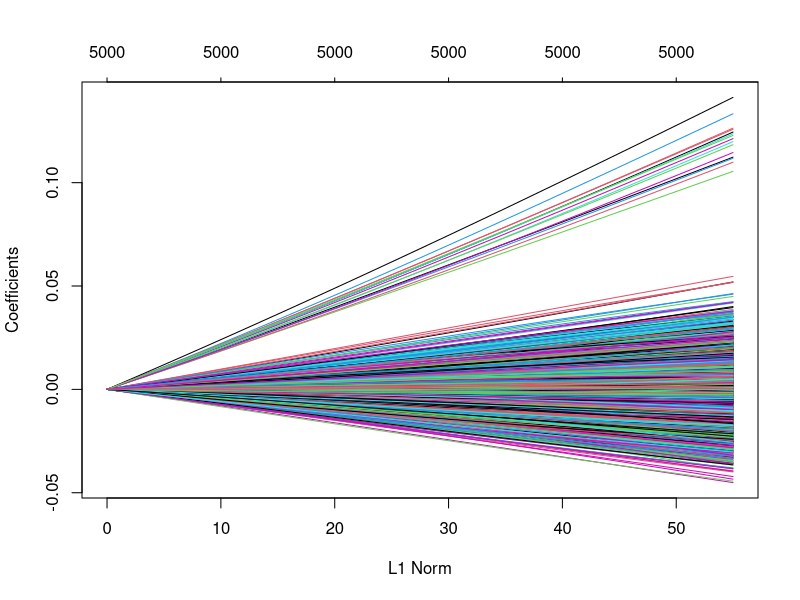

The R source for this figure: (Note: this script raises an error after producing the figure.)
## ---- chunk 1
library(glmnet)
library(mvtnorm)

set.seed(10)
## ---- chunk 2
HouseholderQR <- function(X) {
  m <- nrow(X)
  n <- ncol(X)

  if (m > n) {
    l <- n
  } else {
    l <- m
  }

  Q <- diag(m)
  R <- X

  for(i in 1:(l)) {
    v <- R[i:m, i]
    e <- rep(0, length(v))
    e[1] <- norm(v, "2") * sign(v[1])
    v <- v + e
    v <- v / norm(v, "2")
    H <- diag(m)
    H[i:m, i:m] <- H[i:m, i:m] - 2*outer(v, v)
    R <- H %*% R
    Q <- Q %*% H
  }

  return(list(Q=Q,R=R))
}

GramSchmidtQR <- function(A) {
  m <- dim(A)[1]
  n <- dim(A)[2]

  Q <- matrix(0, nrow=m, ncol=n)
  R <- matrix(0, nrow=n, ncol=n)

  for (j in 1:n) {
    v <- A[,j]
    for (i in 1:j) {
      R[i,j] <- Q[,i] %*% A[,j]
      v <- v - R[i,j] * Q[,i]
    }
    R[j,j] <- norm(v, type="2")
    Q[,j] <- v / R[j,j]
  }

  return(list(Q=Q, R=R))
}
## ---- chunk 3
n <- 10
p <- 8
A <- round(matrix(rnorm(n*p, 1, 5), nrow=n, ncol=p))
A
## ---- chunk 4
res <- HouseholderQR(A)
Q <- res$Q
R <- res$R
## ---- chunk 5
round(Q, 4) # round to make 0's more obvious
round(R, 4) # round to make 0's more obvious

all.equal(Q %*% t(Q), diag(dim(Q)[1])) # check that Q is orthogonal
all.equal(Q %*% R, A) # check that the QR evaluates to A
## ---- chunk 6
PCAfromQR <- function(A, QR, reps=100) {
  m <- dim(A)[1]
  n <- dim(A)[2]

  # Center the data and compute the covariance matrix
  A <- apply(A, 1, function(x) {x - colMeans(A)})
  A <- t(A)
  X <- cov(A)

  V <- diag(1, dim(X)[1]);
  L <- X

  for(i in 1:reps) {
    res <- QR(L)
    Q <- res$Q
    R <- res$R
    V <- V %*% Q
    L <- R %*% Q
  }

  return(list(V=V, L=L))
}
## ---- chunk 7
res <- PCAfromQR(A, HouseholderQR, reps=500)
V <- res$V
L <- res$L

# Compare values with the built-in `prcomp` function:
res <- prcomp(A)

# Note that A is not full rank, so the last (m-n) eigenvalues and eigenvectors
# are nonsense. 
diag(L)
all.equal.numeric(diag(L), res$sdev^2)

V
V_adj <- V %*% diag(round(res$rotation/V)[1,]) # adjust signs on eigenvectors
all.equal(matrix(res$rotation, ncol=ncol(res$rotation)), V_adj)
## ---- chunk 8
SVDfromQR <- function(X, QR, reps=100) {
  nc <- ncol(X)
  nr <- nrow(X)

  L1 <- X %*% t(X)
  U <- diag(1, dim(L1)[1]);
  for(i in 1:reps) {
    res <- QR(L1)
    Q <- res$Q
    U <- U %*% Q
    L1 <- res$R %*% Q
  }

  L2 <- t(X) %*% X
  V <- diag(1, dim(L2)[1]);
  for(i in 1:reps) {
    res <- QR(L2)
    Q <- res$Q
    V <- V %*% Q
    L2 <- res$R %*% Q
  }

  # Pad the sigma matrix or subset it based on the dimensions of the input
  # matrix.
  if (nc > nr) {
    Z <- matrix(0, nrow=nc, ncol=nr-nc)
    S <- cbind(diag(sqrt(diag(L2))), Z)
  } else if (nc < nr) {
    Z <- matrix(0, nrow=nr-nc, ncol=nc)
    S <- diag(sqrt(diag(L1)[1:nc]))
    S <- rbind(S, Z)
  }

  adjust <- round((A %*% V) / (U %*% S))[1,]
  V <- V %*% diag(adjust)

  return(list(U=U, S=S, V=V))
}
## ---- chunk 9
m <- nrow(A)
n <- ncol(A)

res <- SVDfromQR(A, HouseholderQR, 500)
S <- res$S
V <- res$V
U <- res$U

# Compare the matrices with the built-in `svd` function:
A.svd <- svd(A)

U[,1:n] # subset U because the `svd` function doesn't return a square U
U_adj <- U[,1:n] %*% diag(round(A.svd$u/U[,1:n])[1,]) # adjust signs on eigenvectors
all.equal.numeric(A.svd$u, U_adj)

V
V_adj <- V %*% diag(round(A.svd$v/V)[1,]) # adjust signs on eigenvectors
all.equal.numeric(A.svd$v, V_adj)

A.svd$d
diag(S)

# Check the U S V^T returns A
all.equal.numeric(U %*% S %*% t(V), A)
## ---- chunk 10
n <- 20
p <- 16
A <- matrix(rnorm(n*p), nrow=n, ncol=p)

pca <- prcomp(A)
## ---- chunk 11
n <- ncol(A) # columns are individuals
m <- nrow(A) # rows are features

A_center <- t(apply(A, 1, function(X) { X - colMeans(A) }))

A.svd <- svd(A_center / sqrt(m-1))
S <- diag(A.svd$d)
U <- A.svd$u
V <- A.svd$v

# compare singular values with PCA loadings
diag(S)
all.equal.numeric(diag(S), pca$sdev)

# compare orthonormal bases
V
all.equal.numeric(matrix(pca$rotation, ncol=n), V)
## ---- chunk 12
n <- ncol(A) # columns are individuals
m <- nrow(A) # rows are features

A_center <- t(apply(A, 1, function(X) { X - colMeans(A) }))
X <- 1/(m-1) * t(A_center) %*% A_center

res <- eigen(X)
V <- res$vectors
L <- diag(res$values)

V
V_adj <- V %*% diag(round(pca$rotation/V)[1,]) # adjust signs on eigenvectors
all.equal.numeric(matrix(pca$rotation, ncol=n), V_adj)

diag(L)
all.equal.numeric(pca$sdev^2, diag(L))
## ---- chunk 13
p <- 5000
n <- 1000
b <- c(rep(1,15), rep(0,4985))

mu <- rep(0, p)
S <- diag(p)

X <- rmvnorm(n, mean=mu, sigma=S, method="chol")
y <- X %*% b
## ---- chunk 14
ridge.fit <- glmnet(X, y, alpha=0)
plot(ridge.fit)

ridge.err <- norm(y - X %*% ridge.fit$beta, "2")
ridge.err

# Cross-validation of lambda values
ridge.cv <- cv.glmnet(X, y, alpha=0)
plot(ridge.cv)
## ---- chunk 15
lasso.fit <- glmnet(X, y, alpha=1)
plot(lasso.fit)

lasso.err <- norm(y - X %*% lasso.fit$beta, "2")
lasso.err

# Cross-validation of lambda values
lasso.cv <- cv.glmnet(X, y, alpha=1)
plot(lasso.cv)
## ---- chunk 16
elastic.fit <- glmnet(X, y, alpha=0.5)
plot(elastic.fit)

elastic.err <- norm(y - X %*% elastic.fit$beta, "2")
elastic.err

# Cross-validation of lambda values
elastic.cv <- cv.glmnet(X, y, alpha=0.5)
plot(elastic.cv)
## ---- chunk 17
p <- 5000
n <- 1000
b <- c(rep(1,1000), rep(0,4000))

mu <- rep(0, p)
S <- diag(rep(1,p))

X <- rmvnorm(n, mean=mu, sigma=S, method="chol")
y <- X %*% b
## ---- chunk 18
ridge.fit <- glmnet(X, y, alpha=0)
plot(ridge.fit)

ridge.err <- norm(y - X %*% ridge.fit$beta, "2")
ridge.err

# Cross-validation of lambda values
ridge.cv <- cv.glmnet(X, y, alpha=0)
plot(ridge.cv)
## ---- chunk 19
lasso.fit <- glmnet(X, y, alpha=1)
plot(lasso.fit)

lasso.err <- norm(y - X %*% lasso.fit$beta, "2")
lasso.err

# Cross-validation of lambda values
lasso.cv <- cv.glmnet(X, y, alpha=1)
plot(lasso.cv)
## ---- chunk 20
elastic.fit <- glmnet(X, y, alpha=0.5)
plot(elastic.fit)

elastic.err <- norm(y - X %*% elastic.fit$beta, "2")
elastic.err

# Cross-validation of lambda values
elastic.cv <- cv.glmnet(X, y, alpha=0.5)
plot(elastic.cv)
## ---- chunk 21
p <- 50
n <- 100
b <- c(rep(10,5), rep(5,5), rep(0, 40))

mu <- rep(0, p)
S <- toeplitz(rep(.6, p)^seq(0, p-1))

X <- rmvnorm(n, mean=mu, sigma=S, method="chol")
y <- X %*% b
## ---- chunk 22
ridge.fit <- glmnet(X, y, alpha=0)
plot(ridge.fit)

ridge.err <- norm(y - X %*% ridge.fit$beta, "2")
ridge.err

# Cross-validation of lambda values
ridge.cv <- cv.glmnet(X, y, alpha=0)
plot(ridge.cv)
## ---- chunk 23
lasso.fit <- glmnet(X, y, alpha=1)
plot(lasso.fit)

lasso.err <- norm(y - X %*% lasso.fit$beta, "2")
lasso.err

# Cross-validation of lambda values
lasso.cv <- cv.glmnet(X, y, alpha=1)
plot(lasso.cv)
## ---- chunk 24
elastic.fit <- glmnet(X, y, alpha=0.5)
plot(elastic.fit)

elastic.err <- norm(y - X %*% elastic.fit$beta, "2")
elastic.err

# Cross-validation of lambda values
elastic.cv <- cv.glmnet(X, y, alpha=0.5)
plot(elastic.cv)
